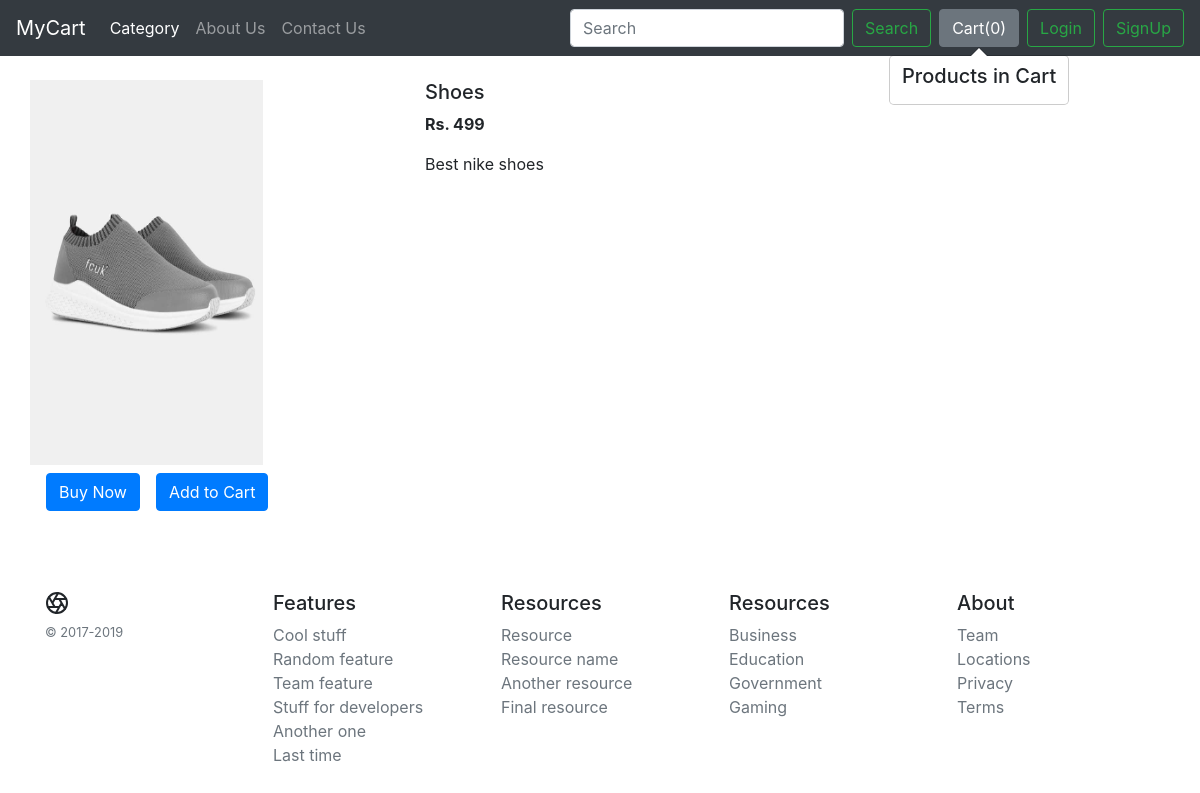
Screenshot of /shop/products/2 with the database file from the repository.
### shop/models.py (models this page shows, shortened)
class Product(models.Model):
    product_id = models.AutoField
    product_name = models.CharField(max_length=50)
    category = models.CharField(max_length=50, default="")
    subcategory = models.CharField(max_length=50, default="")
    price = models.IntegerField(default=0)
    desc = models.CharField(max_length=300)
    pub_date = models.DateField()
    image = models.ImageField(upload_to="shop/images", default="")

### shop/views.py (the view)
# urls.py: path('products/<int:id>', views.productView, name="ProductView"),
def productView(request, id):
    product = Product.objects.filter(id=id)
    return render(request, 'shop/productview.html', {'product':product[0]})

### shop/templates/shop/productview.html (shortened to what this page needs)
{% extends 'shop/basic.html' %}
{% block body %}
<div class="container my-4">
    <div class="row">
        <div class="col-md-4">
            <div class="row">
                <img src="/media/{{product.image}}" width="233px" height="385px">
            </div>
            <div class="row my-2">
                <a href="/shop/checkout"> <button id="buypr{{product.id}}" class="btn btn-primary mx-3">Buy Now</button></a>
                <span id="divpr{{product.id}}" class="divpr">
                    <button id="pr{{product.id}}" class="btn btn-primary cart">Add to Cart</button>
                </span>
            </div>
        </div>
        <div class="col-md-8">
            <h5>{{product.product_name}}</h5>
            <p><b>Rs. {{product.price}}</b></p>
            <p>{{product.desc}}</p>
        </div>
    </div>
</div>
{% endblock %}

### rows the page displays
Product: image (picture), product_name "Shoes", price "499", desc "Best nike shoes"
